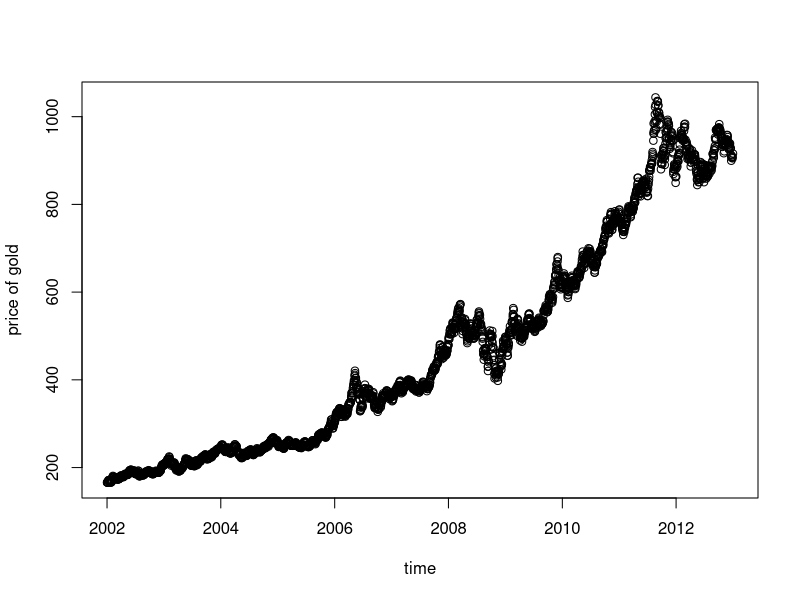
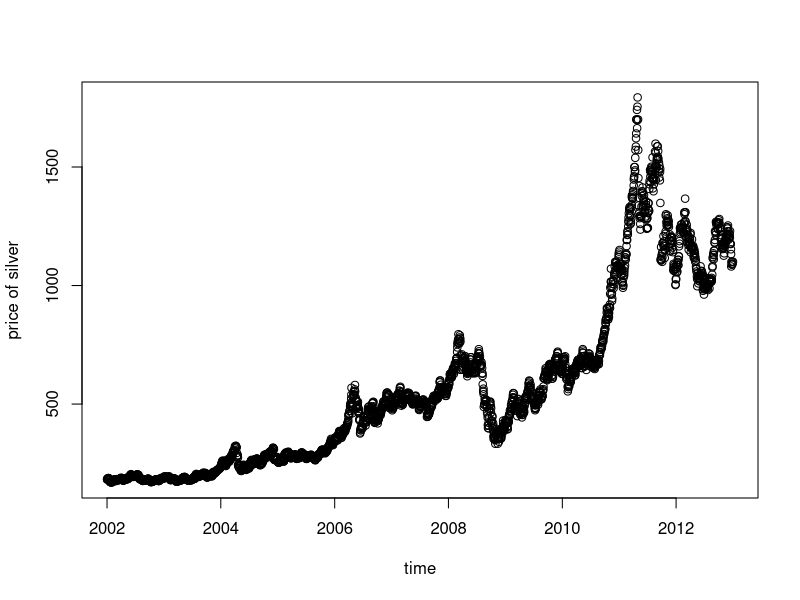
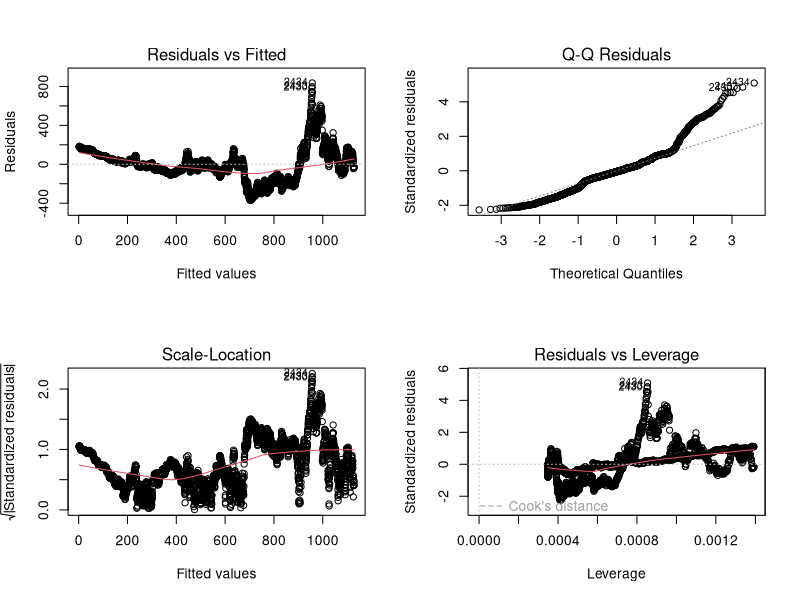
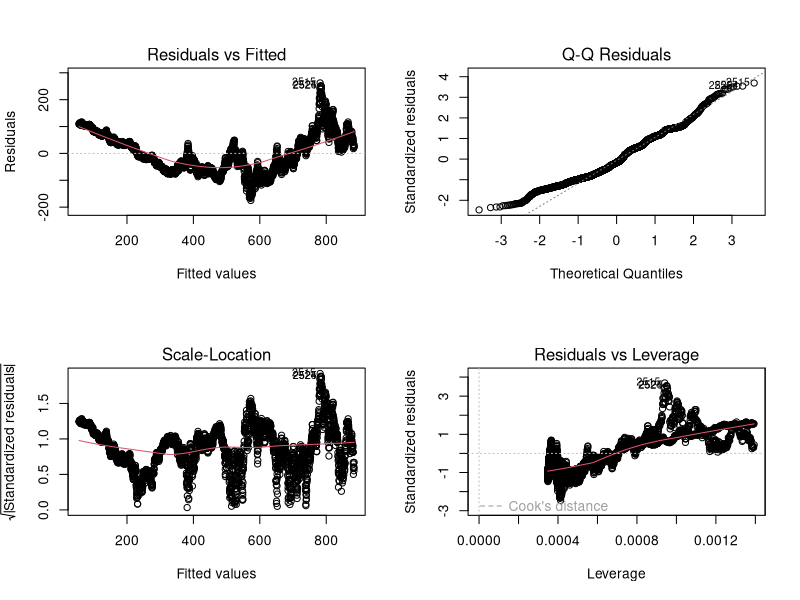
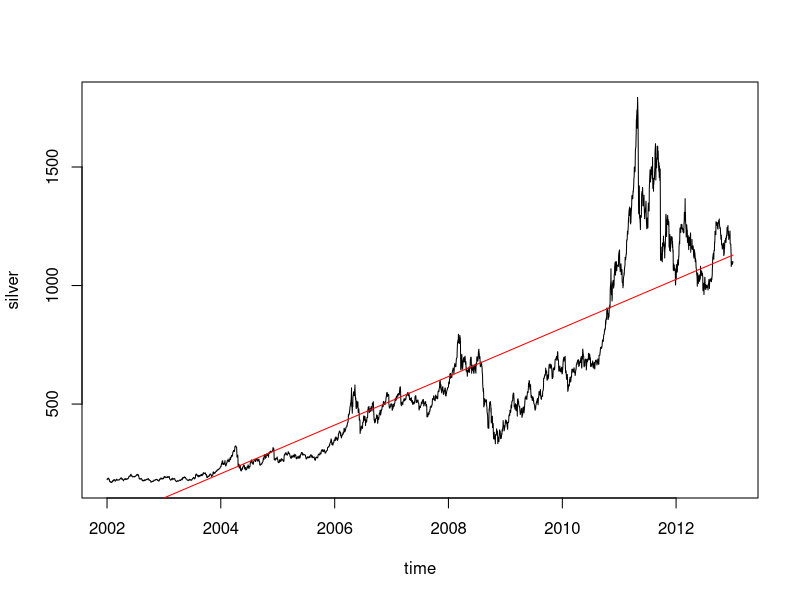
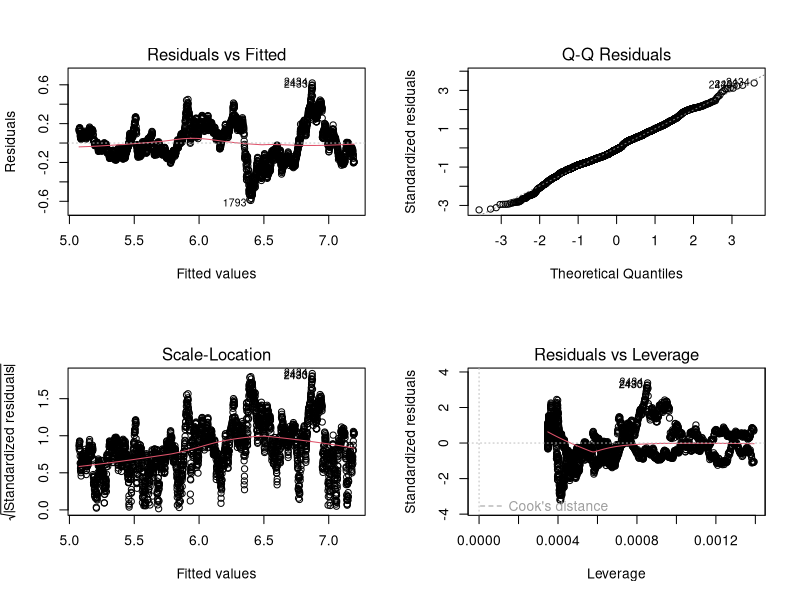
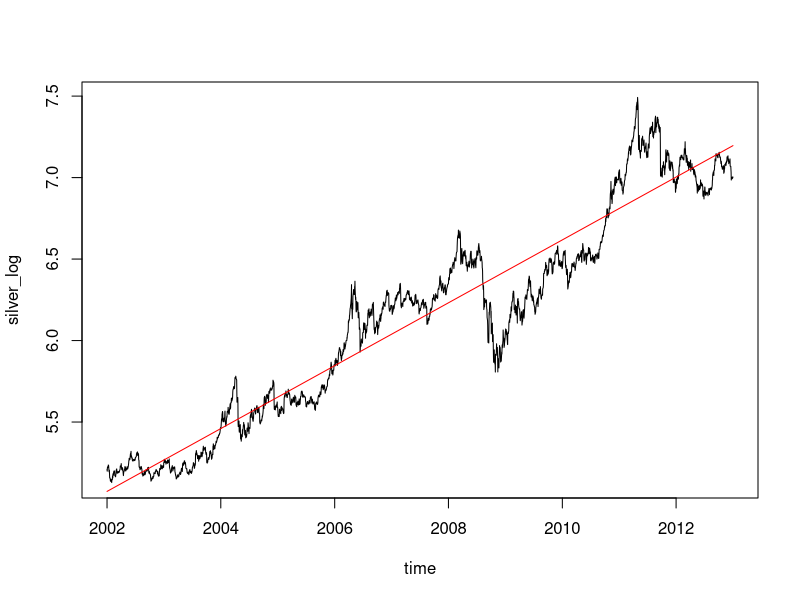
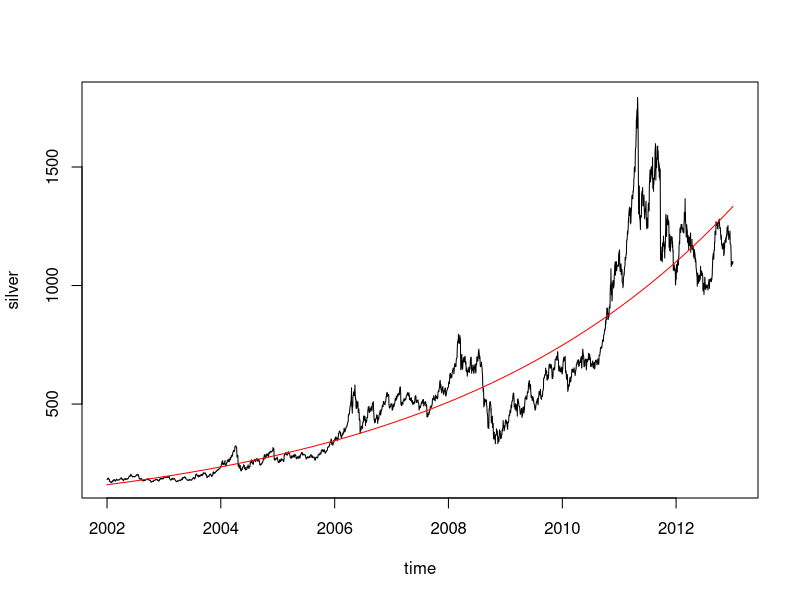

Reproduce these figures in R, in order. (Note: this script raises an error after producing the figures.)
setwd("seminars/11")
# ==============================================================================
# --------------------------------- SEMINAR 11 ---------------------------------
# ==============================================================================


# ----------------------------------- TASK 1 -----------------------------------


prices <- read.csv("GoldSilver.csv")

prices$time <- as.Date(prices$time)

time <- prices$time
gold <- prices$gold
silver <- prices$silver

# plot the dependence of the time on the gold price and silver price (2 figures):

plot(time, gold, xlab="time",ylab="price of gold")
plot(time, silver, xlab="time",ylab="price of silver")


# ....................................... A ....................................


# Create a linear model of the silver price dependent on the time.

# HINT: use lm() function:

#?lm

model_silver_1 <- lm(silver ~ time)
model_gold_1 <- lm(gold ~ time)

(sum_silver_1 <- summary(model_silver_1))
(sum_gold_1 <- summary(model_gold_1))

# diagnostic graphs:

par(mfrow = c(2, 2))
plot(model_silver_1)
par(mfrow = c(1, 1))

par(mfrow = c(2, 2))
plot(model_gold_1)
par(mfrow = c(1, 1))

# residuals do not look independent and normally distributed with the same variance

# now plot the results: firstly, acces the coefficients beta, then compute the
# values of price for the time vector using your model (write the prescription
# for the regression line in the form y = a*x + b) and the coefficients beta

str(model_silver_1)

# select the coefficients of the model and complete the line prescription:

coeffs <- model_silver_1$coefficients
silver_line <- coeffs[1] + coeffs[2] * as.numeric(time)

# plot the result line together with the original data:

plot(time, silver, type = 'l')
lines(time, silver_line, type = 'l', col = 'red')

# quality of the model (adjusted R squared, AIC):

# HINT: use the structure of sum_silver_1 and AIC() function:

str(sum_silver_1)
?AIC

sum_silver_1[c("r.squared", "adj.r.squared")]
AIC(model_silver_1)

# prediction:

?as.Date

# 1) use the regression line prescription: pred = a + b * time:

pred = coeffs[1] + coeffs[2] * as.numeric(as.Date("2013-04-25"))

# 2) use the built-in function predict()

# HINT: figure out what are the inputs of predict() function:

?predict

data_new <- data.frame(time = as.Date("2013-04-25"))
predict(model_silver_1, data_new)

# ....................................... B ....................................


# Create a linear model of the logarithm of the silver price dependent on the time.

silver_log <- log(silver)

model_silver_2 <- lm(silver_log ~ time)

sum_silver_2 <- summary(model_silver_2)

# the diagnostic graphs:

par(mfrow = c(2, 2))
plot(model_silver_2)
par(mfrow = c(1, 1))

# the pressumptions of the linear regression model seems to be more realistic then before

# now plot the results (the logarithm of silver price and the line against the time):

# HINT: choose the coefficients from the model_silver_2:

coeffs <- model_silver_2$coefficients

# write the regression line prescription:

silver_line_2 <- coeffs[1] + coeffs[2] * as.numeric(time)

plot(time, silver_log, type = 'l')
lines(time, silver_line_2, type = 'l', col = 'red')

# finally, plot the original silver data together with the final regression curve

# HINT: what is the inverse transformation of the logaritmic one? Apply this
# transformation to both: logarithm of silver (the result should be the original
# silver data sample) and the regression line

silver_exp <- exp(silver_line_2)

plot(time, silver, type = 'l')
lines(time, silver_exp, type = 'l', col = 'red')

# quality of the model:

sum_silver_2[c("r.squared", "adj.r.squared", "sigma")]
AIC(model_silver_2)

# prediction:

# HINT: apply the inverse transformation to the reggression line prescription
# evaluated on the date 2013-04-25:




# ----------------------------------- TASK 2 -----------------------------------


comp <- read.csv("Computers.csv", sep = ",")
comp <- comp[, -1] # delete the last variable

# converting the variables to the appropriate data type:

for (i in c(4, 5, 6, 7, 8)) {
  comp[, i] <- as.factor(comp[, i])
}

for (i in c(1, 2, 3, 9)) {
  comp[, i] <- as.numeric(comp[, i])
}

# better approach (using the apply() function):

?lapply

comp[, c(4, 5, 6, 7, 8)] <- lapply(comp[, c(4, 5, 6, 7, 8)], as.factor)
comp[, c(1, 2, 3, 9)] <- lapply(comp[, c(1, 2, 3, 9)], as.numeric)


# ..................................... A ......................................


# Create a linear model using the variables SPEED and RAM, use the model without
# any interactions (1_A), only with interactions (1_B) and model with both the
# variables themselfs and the interactions (1_C). Which model seems to be the best?

# HINT: specify the "data" input of lm() function to call just the names of the,
#  variables interactions can be added by : notation, for example speed:ram,
# see "details" section in documentation:

?lm

model_1_A <- lm(price ~ speed + ram, data=comp)
model_1_B <- lm(price ~ speed:ram, data=comp)
model_1_C <- lm(price ~ speed * ram, data=comp)
#model_1_C <- lm(price ~ speed + ram + speed:ram, data=comp) same as above

summary(model_1_A)
summary(model_1_B)
summary(model_1_C)

# the diagnostic plots of the best model:

par(mfrow = c(2, 2))
plot(model_1_C)
par(mfrow = c(1, 1))

# store the summary of the best model:

sum_1 <- summary()


# ..................................... B ......................................


# Create a full linear regression model considering all the variables.

model_2 <- lm(price ~ speed + hd + ram + screen + cd + multi + premium + trend, data=comp)
model_2 <- lm(price ~ ., data=comp) #same as above

(sum_2 <- summary(model_2))

# the diagnostic plots:

par(mfrow = c(2, 2))
plot(model_1_C)
par(mfrow = c(1, 1))


# ..................................... C ......................................


# Create a full model with the interactions of all pairs of the variables.
# Apply the backward step-wise procedure to this model.

# HINT: all variables can be specified by "." notation, for example price ~ .
# the "." can be also squared:

model_3 <- lm(price ~ . + .^2, data=comp)

(sum_3 <- summary(model_3))

# the step-wise procedure (backward):

# HINT: use the step() built-in function:

?step

model_4 <- step()

model_4$anova
(sum_4 <- summary())

par(mfrow = c(2, 2))
plot()
par(mfrow = c(1, 1))


# ..................................... E ......................................


# Compare the quality of your models using the adjusted R-squared.

# HINT: use the adjusted R squared from the summaries, store them into a vector:

results <- c()
